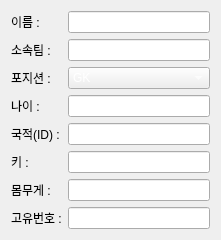
  <widget class="QWidget" name="formLayoutWidget_3">
   <property name="geometry">
    <rect>
     <x>20</x>
     <y>10</y>
     <width>221</width>
     <height>231</height>
    </rect>
   </property>
   <layout class="QFormLayout" name="formLayout_3">
    <item row="0" column="0">
     <widget class="QLabel" name="label_4">
      <property name="styleSheet">
       <string notr="true">
font: 11pt &quot;맑은 고딕&quot;;
color: rgb(0, 0, 0);</string>
      </property>
      <property name="text">
       <string>이름 :</string>
      </property>
     </widget>
    </item>
    <item row="0" column="1">
     <widget class="QLineEdit" name="lineEdit">
      <property name="styleSheet">
       <string notr="true">color: rgb(255, 255, 255);
font: 10pt &quot;맑은 고딕&quot;;</string>
      </property>
      <property name="text">
       <string/>
      </property>
     </widget>
    </item>
    <item row="1" column="0">
     <widget class="QLabel" name="label_8">
      <property name="styleSheet">
       <string notr="true">font: 11pt &quot;맑은 고딕&quot;;
color: rgb(0, 0, 0);</string>
      </property>
      <property name="text">
       <string>소속팀 :</string>
      </property>
     </widget>
    </item>
    <item row="1" column="1">
     <widget class="QLineEdit" name="lineEdit_2">
      <property name="styleSheet">
       <string notr="true">color: rgb(255, 255, 255);
font: 10pt &quot;맑은 고딕&quot;;</string>
      </property>
     </widget>
    </item>
    <item row="2" column="0">
     <widget class="QLabel" name="label_6">
      <property name="styleSheet">
       <string notr="true">font: 11pt &quot;맑은 고딕&quot;;
color: rgb(0, 0, 0);</string>
      </property>
      <property name="text">
       <string>포지션 :</string>
      </property>
     </widget>
    </item>
    <item row="2" column="1">
     <widget class="QComboBox" name="comboBox">
      <property name="styleSheet">
       <string notr="true">color: rgb(255, 255, 255);
font: 10pt &quot;맑은 고딕&quot;;</string>
      </property>
      <item>
       <property name="text">
        <string>GK</string>
       </property>
      </item>
      <item>
       <property name="text">
        <string>CB</string>
       </property>
      </item>
      <item>
       <property name="text">
        <string>RB</string>
       </property>
      </item>
      <item>
       <property name="text">
        <string>LB</string>
       </property>
      </item>
      <item>
       <property name="text">
        <string>CDM</string>
       </property>
      </item>
      <item>
       <property name="text">
        <string>CM</string>
       </property>
      </item>
      <item>
       <property name="text">
        <string>CAM</string>
       </property>
      </item>
      <item>
       <property name="text">
        <string>LW</string>
       </property>
      </item>
      <item>
       <property name="text">
        <string>RW</string>
       </property>
      </item>
      <item>
       <property name="text">
        <string>ST</string>
       </property>
      </item>
     </widget>
    </item>
    <item row="3" column="0">
     <widget class="QLabel" name="label_11">
      <property name="styleSheet">
       <string notr="true">font: 11pt &quot;맑은 고딕&quot;;
color: rgb(0, 0, 0);</string>
      </property>
      <property name="text">
       <string>나이 : </string>
      </property>
     </widget>
    </item>
    <item row="3" column="1">
     <widget class="QLineEdit" name="lineEdit_3">
      <property name="styleSheet">
       <string notr="true">color: rgb(255, 255, 255);
font: 10pt &quot;맑은 고딕&quot;;</string>
      </property>
      <property name="text">
       <string/>
      </property>
     </widget>
    </item>
    <item row="4" column="0">
     <widget class="QLabel" name="label_9">
      <property name="styleSheet">
       <string notr="true">font: 11pt &quot;맑은 고딕&quot;;
color: rgb(0, 0, 0);</string>
      </property>
      <property name="text">
       <string>국적(ID) :</string>
      </property>
     </widget>
    </item>
    <item row="4" column="1">
     <widget class="QLineEdit" name="lineEdit_4">
      <property name="styleSheet">
       <string notr="true">color: rgb(255, 255, 255);
font: 10pt &quot;맑은 고딕&quot;;</string>
      </property>
     </widget>
    </item>
    <item row="5" column="0">
     <widget class="QLabel" name="label_12">
      <property name="styleSheet">
       <string notr="true">font: 11pt &quot;맑은 고딕&quot;;
color: rgb(0, 0, 0);</string>
      </property>
      <property name="text">
       <string>키 : </string>
      </property>
     </widget>
    </item>
    <item row="5" column="1">
     <widget class="QLineEdit" name="lineEdit_5">
      <property name="styleSheet">
       <string notr="true">color: rgb(255, 255, 255);
font: 10pt &quot;맑은 고딕&quot;;</string>
      </property>
     </widget>
    </item>
    <item row="6" column="0">
     <widget class="QLabel" name="label_13">
      <property name="styleSheet">
       <string notr="true">font: 11pt &quot;맑은 고딕&quot;;
color: rgb(0, 0, 0);</string>
      </property>
      <property name="text">
       <string>몸무게 :</string>
      </property>
     </widget>
    </item>
    <item row="6" column="1">
     <widget class="QLineEdit" name="lineEdit_6">
      <property name="styleSheet">
       <string notr="true">color: rgb(255, 255, 255);
font: 10pt &quot;맑은 고딕&quot;;</string>
      </property>
     </widget>
    </item>
    <item row="7" column="0">
     <widget class="QLabel" name="label_14">
      <property name="styleSheet">
       <string notr="true">font: 11pt &quot;맑은 고딕&quot;;
color: rgb(0, 0, 0);</string>
      </property>
      <property name="text">
       <string>고유번호 :</string>
      </property>
     </widget>
    </item>
    <item row="7" column="1">
     <widget class="QLineEdit" name="lineEdit_7">
      <property name="styleSheet">
       <string notr="true">color: rgb(255, 255, 255);
font: 10pt &quot;맑은 고딕&quot;;</string>
      </property>
     </widget>
    </item>
   </layout>
  </widget>
